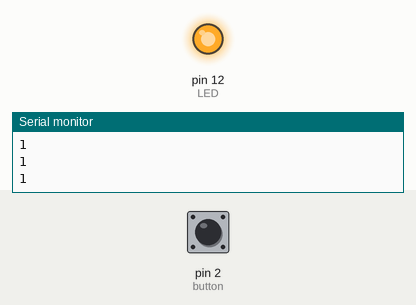
This sketch was run on a simulated Arduino Uno, built with avr-gcc and run on an emulated ATmega328P. Shown: output pins drawn as LEDs (lit = HIGH), the last lines printed to the serial monitor. The inputs (shaded band) are chosen by the test bench; at power-on: pin 2 (button) HIGH.

Above: at 1.2 s.
1.3 s: pin 2 (button) pulled LOW for 0.15 s
At 1.4 s:
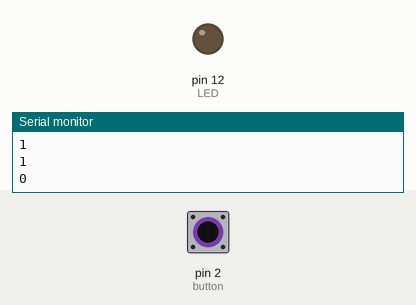
3.0 s: pin 2 (button) pulled LOW for 3.2 s
At 6.6 s:
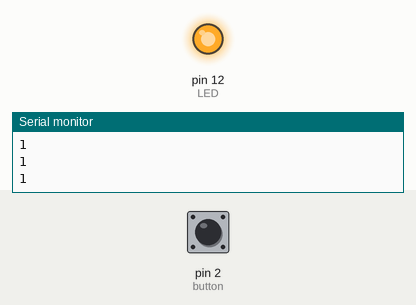
Timing chart, 0 to 8.1 s (numbered marks = the images above; inputs shaded):
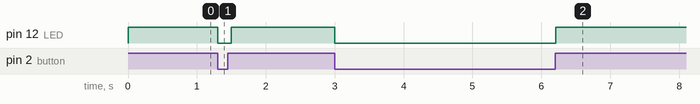

The sketch:

button-test-extension-solution.ino
```cpp
// Create a variable called button and set it to 2 which means pin 2 on the Arduino
int button = 2;

// Create a variable called 'LED' and set it to pin 12
int LED = 12;

void setup() {
  // Setup the serial monitor
  Serial.begin(9600);

  // Make 'button' an input pin
  pinMode(button, INPUT);

  // Make 'LED' and output pin
  pinMode(LED, OUTPUT);
}

void loop() {
  // Read the value of button
  int buttonValue = digitalRead(button);

  // In the 'if' statement below. If buttonValue is LOW then
  // write a value of LOW to LED
  // otherwise write a value of HIGH to LED

  if(buttonValue == LOW){
    // Write a value of LOW to the LED pin
    digitalWrite(LED, LOW);
  }
  else{
    // Write a value of HIGH to the LED pin
    digitalWrite(LED, HIGH);
  }

  // Write the value of button to the serial monitor
  Serial.println(buttonValue);

  // Wait for one tenth of a second
  delay(100);
}
```

Measured:
- after the input at 1.3 s, pin 12 (LED): HIGH → LOW at once, → HIGH 0.20 s later
- after the input at 3.0 s, pin 12 (LED): HIGH → LOW at once, → HIGH 3.2 s later
